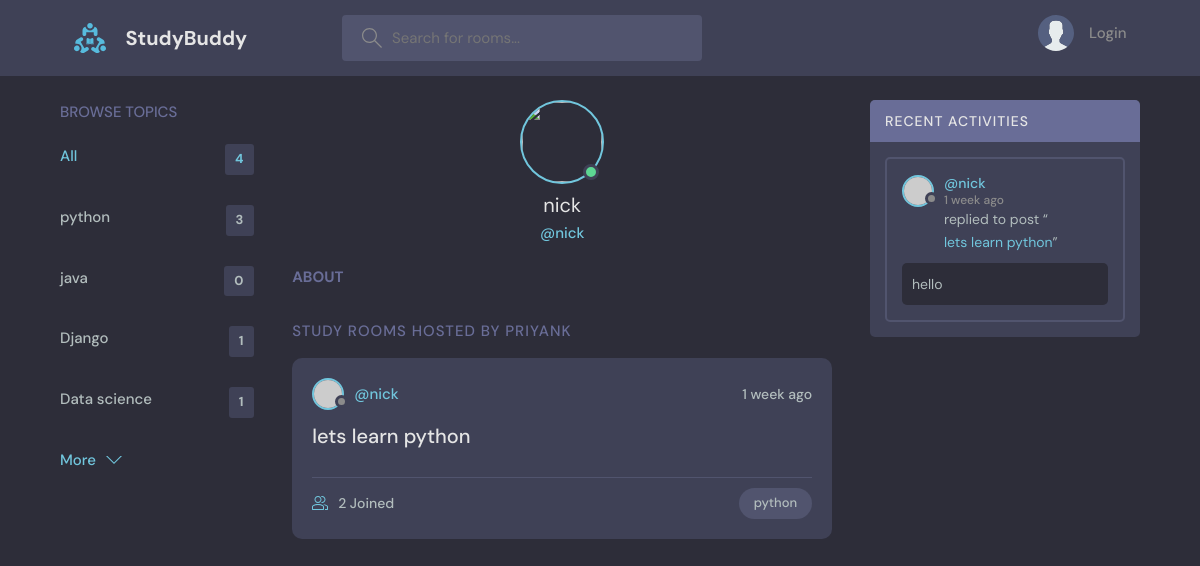
/profile/3, run on an earlier commit of the app's database.
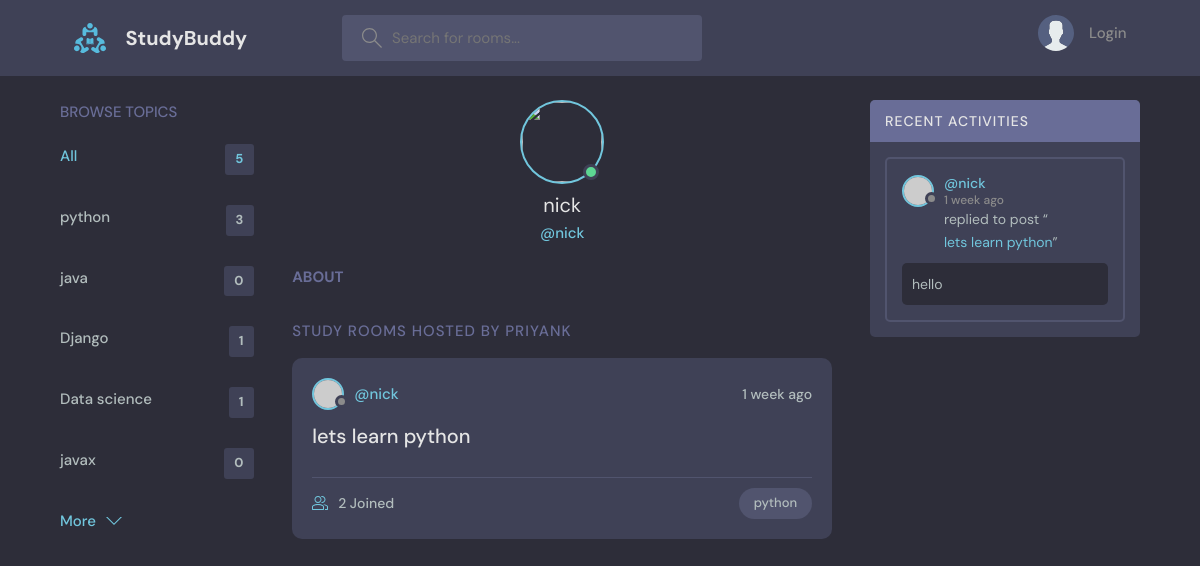
And on a later commit of the database.
### base/models.py (models this page shows, shortened)
class Topic(models.Model):
    name = models.CharField(max_length=200)

class Room(models.Model):
    host = models.ForeignKey(User, on_delete=models.SET_NULL, null = True)
    topic = models.ForeignKey(Topic, on_delete=models.SET_NULL, null=True)
    name = models.CharField(max_length=200)
    description = models.TextField(null = True, blank = True)
    participants = models.ManyToManyField(User, related_name = 'participants', blank = True)
    updated = models.DateTimeField(auto_now=True)
    created = models.DateTimeField(auto_now_add=True)
    class Meta:
        ordering = ['-updated', '-created'] # '-' for descending order
    def __str__(self):
        return self.name

class Message(models.Model):
    user = models.ForeignKey(User, on_delete=models.CASCADE)
    room = models.ForeignKey(Room, on_delete=models.CASCADE) #cascade means if room deleted then all message from that room will get deleted.
    body = models.TextField()
    updated = models.DateTimeField(auto_now=True)
    created = models.DateTimeField(auto_now_add=True)
    class Meta:
        ordering = ['-updated', '-created'] # '-' for descending order

### base/views.py (the view)
# urls.py: path('profile/<str:pk>', views.userProfile, name = "user-profile"),
def userProfile(request, pk):
    user = User.objects.get(id = pk)
    rooms = user.room_set.all()
    room_messages = user.message_set.all()
    topics = Topic.objects.all()
    context = {'user': user, 'rooms': rooms, 'room_messages': room_messages, 'topics': topics}
    return render(request, 'base/profile.html', context)

### base/templates/base/profile.html (shortened to what this page needs)
{% extends 'main.html' %}
{% block content %}
<main class="profile-page layout layout--3">
  <div class="container">
    {% include 'base/topics_component.html' %}
    <div class="roomList">
      <div class="profile">
        <div class="profile__avatar">
          <div class="avatar avatar--large active">
            <img src="{{user.avatar.url}}" />
          </div>
        </div>
        <div class="profile__info">
          <h3>{{user.username}}</h3>
          <p>@{{user.username}}</p>
        </div>
        <div class="profile__about">
          <h3>About</h3>
        </div>
      </div>
      <div class="roomList__header">
        <div>
          <h2>Study Rooms Hosted by Priyank</a>
          </h2>
        </div>
      </div>
      {% include 'base/feed_component.html' %}
    </div>
    {% include 'base/activity_component.html' %}
  </div>
</main>
{% endblock content %}

### base/templates/base/topics_component.html
<div class="topics">
    <div class="topics__header">
      <h2>Browse Topics</h2>
    </div>
    <ul class="topics__list">
      <li>
        <a href="{% url 'home' %}" class="active">All <span>{{topics.count}}</span></a>
      </li>
      {% for topic in topics %}
      <li>
    <a href="{% url 'home' %}?q={{topic.name}}">{{topic.name}} <span>{{topic.room_set.all.count}}</span></a>
      </li>
      {% endfor %}
    </ul>
    <a class="btn btn--link" href="topics.html">
      More
      <svg version="1.1" xmlns="http://www.w3.org/2000/svg" width="32" height="32" viewBox="0 0 32 32">
        <title>chevron-down</title>
        <path d="M16 21l-13-13h-3l16 16 16-16h-3l-13 13z"></path>
      </svg>
    </a>
  </div>

### base/templates/base/feed_component.html (shortened to what this page needs)
{% for room in rooms %}
<div class="roomListRoom">
  <div class="roomListRoom__header">
    <a href="{% url 'user-profile' room.host.id %}" class="roomListRoom__author">
      <div class="avatar avatar--small">
        <img src="https://randomuser.me/api/portraits/women/11.jpg" />
      </div>
      <span>@{{room.host.username}}</span>
    </a>
    <div class="roomListRoom__actions">
      <span>{{room.created| timesince}} ago</span>
    </div>
  </div>
  <div class="roomListRoom__content">
    <a href="{% url 'room' room.id %}">{{room.name}}</a>
  </div>
  <div class="roomListRoom__meta">
    <a href="{% url 'room' room.id %}" class="roomListRoom__joined">
      {{room.participants.all.count}} Joined
    </a>
    <p class="roomListRoom__topic">{{room.topic.name}}</p>
  </div>
</div>
{% endfor %}

### base/templates/base/activity_component.html (shortened to what this page needs)
<div class="activities">
    <div class="activities__header">
      <h2>Recent Activities</h2>
    </div>
    {% for message in room_messages%}
    <div class="activities__box">
      <div class="activities__boxHeader roomListRoom__header">
        <a href="{% url 'user-profile' message.user.id %}" class="roomListRoom__author">
          <div class="avatar avatar--small">
            <img src="https://randomuser.me/api/portraits/women/11.jpg" />
          </div>
          <p>
            @{{message.user}}
            <span>{{message.created| timesince}} ago</span>
          </p>
        </a>
      </div>
      <div class="activities__boxContent">
        <p>replied to post “<a href="{% url 'room' message.room.id %}">{{message.room}}</a>”</p>
        <div class="activities__boxRoomContent">
          {{message.body}}
        </div>
      </div>
    </div>
   {% endfor %}
  </div>

What changed in the data, as far as the page shows it:
added Topic: name "javax", room_set.all.count "0"
Also different on the page:
{{ topics.count }}: "4" → "5"
